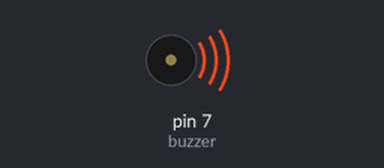
Recording of a sketch running on a simulated Arduino Uno, built with avr-gcc and run on an emulated ATmega328P. On the bench: buzzer (waves = sounding).

Above: at 0.2 s.
Timing chart, 0 to 3.0 s (numbered marks = the images above):
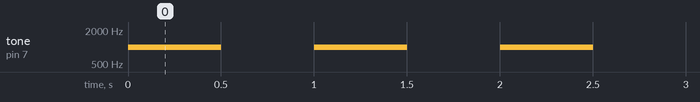

Measured:
- by itself, tone on pin 7 (buzzer): alternates 1000 Hz for 0.50 s and silent for 0.50 s

The sketch:

test_buzzer_range.ino
```cpp
const int buzzer = 7; //buzzer to arduino pin 3

const float close_distance = 0.1; //seconds
const float medium_distance = 0.5; //seconds
const float far_distance = 1; //seconds

void beep(float time_interval){

    tone(buzzer, 1000);
    delay(time_interval*1000);
    noTone(buzzer);
    delay(time_interval*1000);
}

void setup() {

  Serial.begin(9600);
  pinMode(buzzer, OUTPUT);

}

void loop() {

  beep(medium_distance);

}
```
